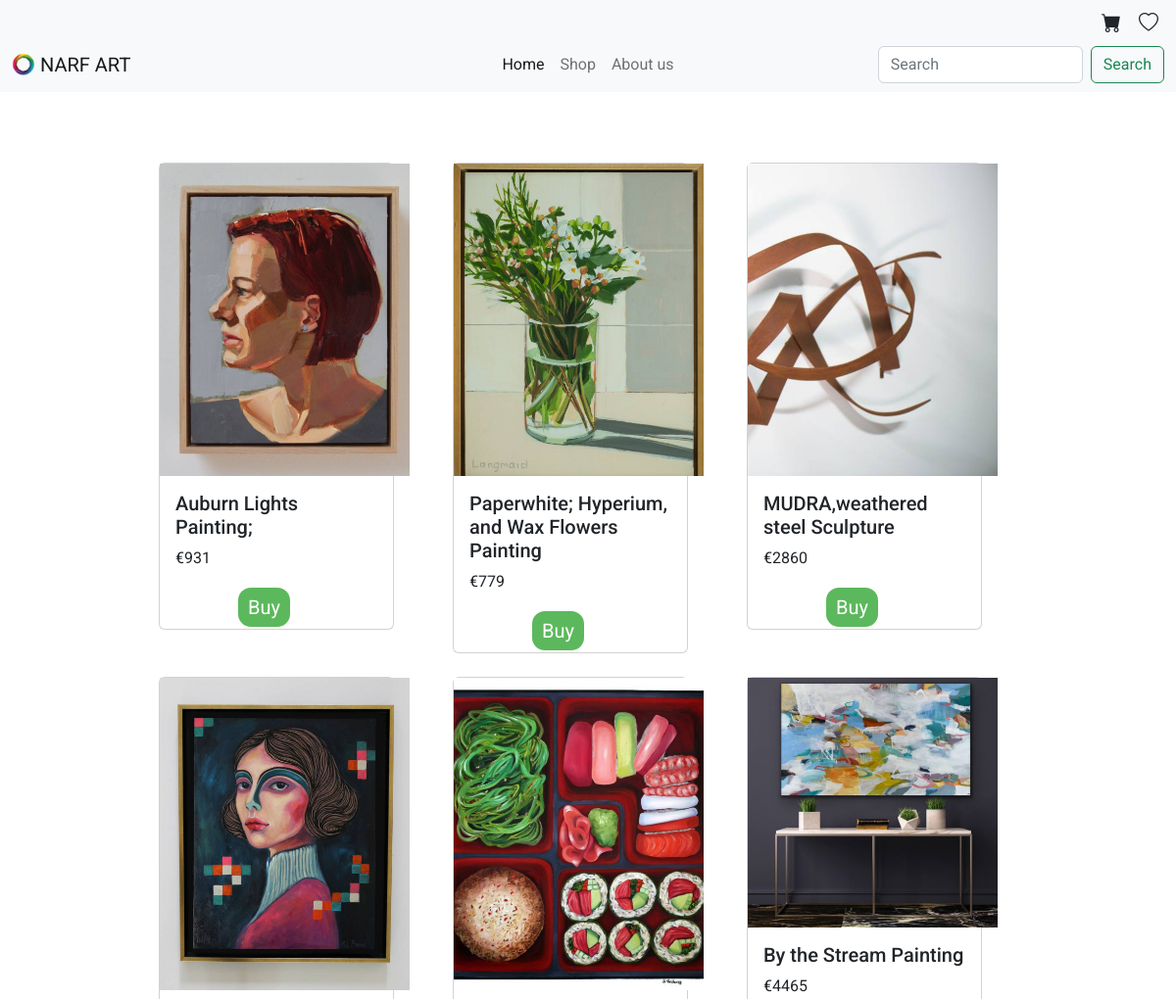
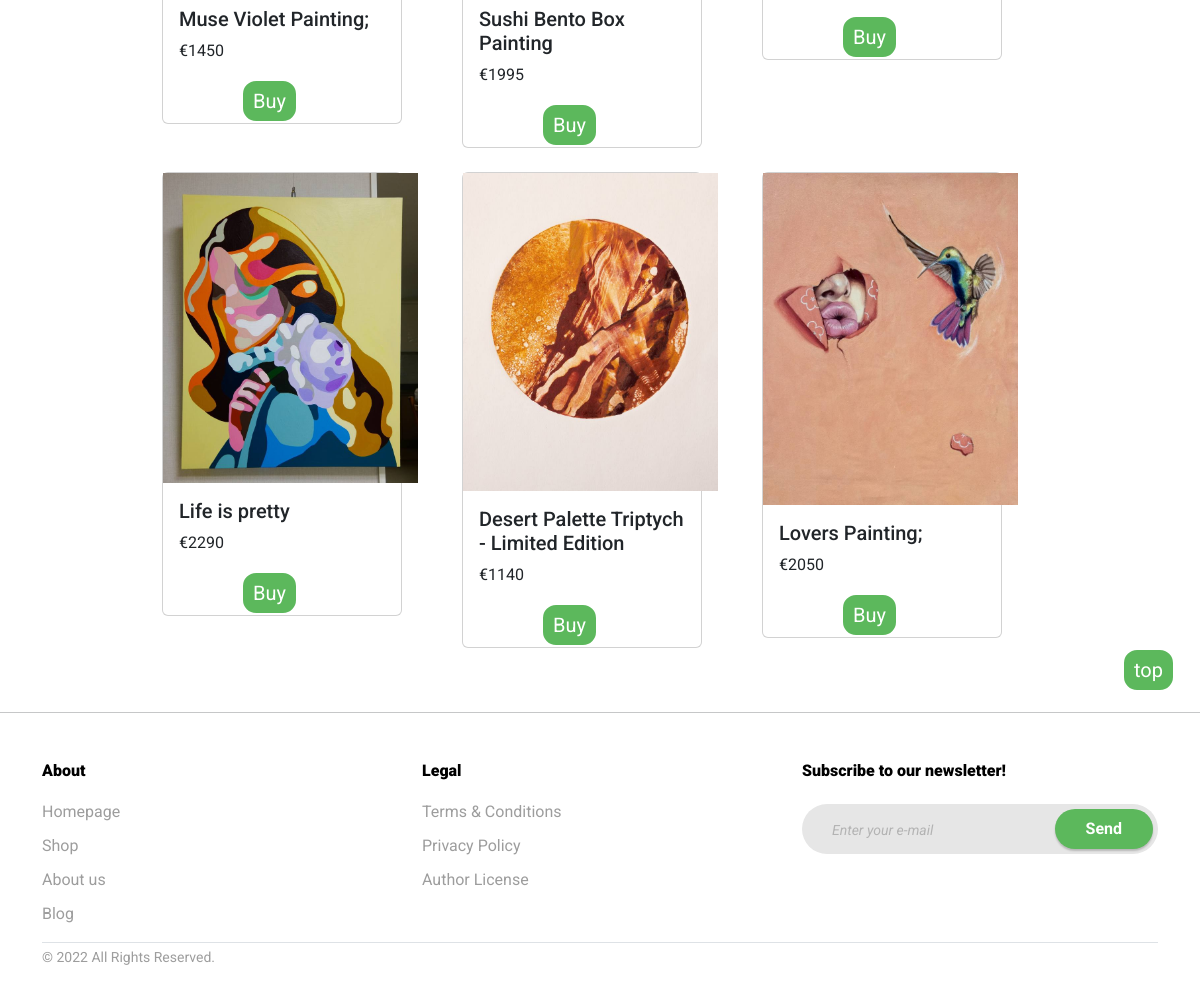
The app's page /shop/ with its own data (2 pictures, top to bottom).
### gallery/models.py (models this page shows)
class Card(models.Model):
    name = models.CharField(max_length=100)
    author = models.CharField(max_length=100)
    photo = models.ImageField(upload_to ='image', default = False)
    text = models.TextField()
    pub_date = models.DateField('Date published')
    price = models.IntegerField(blank=True, null=True)

### gallery/views.py (the view)
# urls.py: path('shop/', views.shop, name = "shop"),
def shop(request):
    cards = Card.objects.all()
    return render(request, 'shop.html', {'cards': cards})

### gallery/templates/shop.html (shortened to what this page needs)
{% load static %}
{% load django_bootstrap5 %}
<!DOCTYPE html>
<html lang="en">
<head>
    <link rel="stylesheet" href="{% static 'styles/style.css' %}">
    <link href="https://cdn.jsdelivr.net/npm/bootstrap@5.1.3/dist/css/bootstrap.min.css" rel="stylesheet">
    <link rel="stylesheet" href="https://cdn.jsdelivr.net/npm/bootstrap-icons@1.8.1/font/bootstrap-icons.css">
    <link rel="stylesheet" href="fonts/icomoon/style.css">
    <link rel="stylesheet" href="{% static 'css/bootstrap.min.css' %}">
    <link rel="stylesheet" href="{% static './styles/style-FOOTER1.css' %}">
  </head>
    <body>
  <nav id="ad" class="navbar sticky-top navbar-light bg-light">
    <div class="icon"><i class="bi bi-cart-fill fa-lg icon" style="font-size: 1.25em;"></i></div>
    <div class="icon"><a onclick="changeheart()" id="heart"><i class="bi bi-heart icon" style="font-size: 1.25em;"></i></a></div>
  </nav>
  <nav class="navbar sticky-top navbar-expand-lg navbar-light bg-light">
    <div class="container-fluid">
      <a class="navbar-brand" href="{% url 'index' %}">
        <img src="{% static '/logo.png' %}" alt="" width="24" height="24" class="d-inline-block align-text-top">
        NARF ART
      </a>
      <div class="collapse navbar-collapse" id="navbarTogglerDemo02">
        <ul class="navbar-nav me-auto mb-2 mb-lg-0 nav navbar-nav navbar-center">
          <li class="nav-item">
            <a class="nav-link active" aria-current="page" href="{% url 'index' %}">Home</a>
          </li>
          <li class="nav-item">
            <a class="nav-link" href="{% url 'shop' %}">Shop</a>
          </li>
          <li class="nav-item">
            <a class="nav-link" href="{% url 'aboutus' %}">About us</a>
          </li>
        </ul>
        <form class="d-flex --search">
          <input class="form-control me-2" type="search" placeholder="Search" aria-label="Search">
          <button class="btn btn-outline-success" type="submit">Search</button>
        </form>
      </div>
    </div>
  </nav>
    <br><br><br>
    <div id="cards" class="row row-cols-1 row-cols-md-3 g-4">
      {% for item in cards %}
      <div class="col">
          <div class="card --card">
            <div class="card-image-hover">
            {% if item.photo %}
              <img style =" height: 300px object-fit ;
            object-fit: cover"  src="{{ BASIC_DIR }}/media/{{item.photo}} " alt="No photo" width = "255px">
            {% else %}
            <p>no photo</p>
            {% endif %}
            </div>
            <div class="card-body">
              <h5 class="card-title">{{item.name}}</h5>
              <p class="card-text">€{{item.price}} </p>
            </div>
            <a href="{% url 'product' item.id  %}" style="background: #5cb85c; color: white; border-radius: 15px; border: solid 2px white; padding: 5px 10px; font-size: 1.25em; align-self: center; margin-right: 25px;">Buy</a>
          </div>
        </div>
        {% endfor %}
     </div>
     <a href="#" style="background: #5cb85c; color: white; border-radius: 15px; border: solid 2px white; padding: 5px 10px; font-size: 1.25em; float: right; margin-right: 25px;">top</a>
     <br>
     <br>
     <hr>
     <footer class="footer-39201">
      <div class="container">
        <div class="row">
          <div class="col-md mb-md-0">
            <h3>About</h3>
            <ul class="list-unstyled nav-links">
              <li><a href="{% url 'index' %}">Homepage</a></li>
              <li><a href="{% url 'shop' %}">Shop</a></li>
              <li><a href="{% url 'aboutus' %}">About us</a></li>
              <li><a href="#">Blog</a></li>
            </ul>
          </div>
          <div class="col-md mb-4 mb-md-0">
            <h3>Legal</h3>
            <ul class="list-unstyled nav-links">
              <li><a href="#">Terms &amp; Conditions</a></li>
              <li><a href="#">Privacy Policy</a></li>
              <li><a href="#">Author License</a></li>
            </ul>
          </div>
          <div class="col-md-4 mb-4 mb-md-0">
            <h3>Subscribe to our newsletter!</h3>
            <form action="#" class="subscribe">
                <input type="text" class="form-control" placeholder="Enter your e-mail">
                <input type="submit" class="btn btn-submit"  style="background: #5cb85c;"  value="Send">
              </form>
          </div>
        </div>
        <div class="row align-items-center">
          <div class="col-12">
            <div class="border-top "></div>
          </div>
          <div class="col-md-6">
            <p><small>&copy; 2022 All Rights Reserved.</small></p>
          </div>
          <div class="col-md-6 text-md-right">
            <ul class="social list-unstyled">
              <li><a href="#" style="font-size: 1.25em;"></a></li>
              <li><a href="#" style="font-size: 1.25em;"></a></li>
              <li><a href="#" style="font-size: 1.25em;"></a></li>
              <li><a href="#" style="font-size: 1.25em;"></a></li>
              <li><a href="#" style="font-size: 1.25em;"></a></li>
            </ul>
          </div>
        </div>
      </div>
    </footer>
</body>
</html>

### static/styles/style.css (style rules this page uses)
@media (min-width: 992px) { .navbar-nav.navbar-center { position: absolute; left: 50%; transform: translatex(-50%); } }
@media (min-width: 992px) { .--search { position: absolute; right: 1%; } }
@media (min-width: 992px) { .--card { height: 60vh; width: 30vw; } }
@media (min-width: 768px) { .--card { height: 70vh; width: 20vw; } }
#ad.navbar { justify-content: flex-end; }
.icon { margin-right: 1.5%; }
#cards.row { margin-left: 12.5vw; margin-right: 12.5vw; }
#ad.navbar { padding-bottom: 0px; }

### static/styles/style-FOOTER1.css (style rules this page uses)
body { font-family: "Roboto", -apple-system, BlinkMacSystemFont, "Segoe UI", Roboto, "Helvetica Neue", Arial, "Noto Sans", sans-serif, "Apple Color Emoji", "Segoe UI Emoji", "Segoe UI Symbol", "Noto Color Emoji"; }
h1, h2, h3, h4, h5, h6, .h1, .h2, .h3, .h4, .h5, .h6 { font-family: "Roboto", -apple-system, BlinkMacSystemFont, "Segoe UI", Roboto, "Helvetica Neue", Arial, "Noto Sans", sans-serif, "Apple Color Emoji", "Segoe UI Emoji", "Segoe UI Symbol", "Noto Color Emoji"; }
a { -webkit-transition: .3s all ease; -o-transition: .3s all ease; transition: .3s all ease; }
a, a:hover { text-decoration: none !important; }
.footer-39201 { padding: 2rem 0; color: #9d9d9d; }
.footer-39201 .subscribe { position: relative; }
.footer-39201 .subscribe .form-control { background-color: #e6e6e6; -webkit-box-shadow: none; box-shadow: none; border-radius: 30px; height: 50px; padding-left: 30px; padding-right: 130px; border: none; color: #000; }
.footer-39201 .subscribe .btn-submit { background: #614ad3; height: 40px; border-radius: 30px; padding-left: 30px; padding-right: 30px; color: #fff; font-weight: bold; position: absolute; top: 5px; right: 5px; -webkit-box-shadow: 0 2px 2px 0 rgba(0, 0, 0, 0.2); box-shadow: 0 2px 2px 0 rgba(0, 0, 0, 0.2); }
.footer-39201 h3 { font-size: 16px; font-weight: 900; color: #000; margin-bottom: 20px; }
.footer-39201 .nav-links li { display: block; margin-bottom: 10px; }
.footer-39201 .nav-links li a { color: #9d9d9d; }
.footer-39201 .social li { display: inline-block; }
.footer-39201 .social li a { display: inline-block; padding: 10px; color: #9d9d9d; }

### records on screen
Card: photo (picture), name "Auburn Lights Painting;", price "931"
Card: photo (picture), name "Paperwhite; Hyperium, and Wax Flowers Painting", price "779"
Card: photo (picture), name "MUDRA,weathered steel Sculpture", price "2860"
Card: photo (picture), name "Muse Violet Painting;", price "1450"
Card: photo (picture), name "Sushi Bento Box Painting", price "1995"
Card: photo (picture), name "By the Stream Painting", price "4465"
Card: photo (picture), name "Life is pretty", price "2290"
Card: photo (picture), name "Desert Palette Triptych - Limited Edition", price "1140"
Card: photo (picture), name "Lovers Painting;", price "2050"
